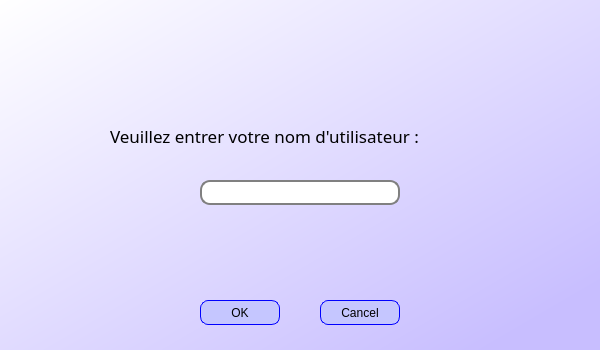
<?xml version="1.0" encoding="UTF-8"?>
<ui version="4.0">
 <class>Dialog</class>
 <widget class="QDialog" name="Dialog">
  <property name="windowModality">
   <enum>Qt::NonModal</enum>
  </property>
  <property name="geometry">
   <rect>
    <x>0</x>
    <y>0</y>
    <width>600</width>
    <height>350</height>
   </rect>
  </property>
  <property name="palette">
   <palette>
    <active>
     <colorrole role="Button">
      <brush brushstyle="LinearGradientPattern">
       <gradient startx="0.000000000000000" starty="0.000000000000000" endx="1.000000000000000" endy="1.000000000000000" type="LinearGradient" spread="PadSpread" coordinatemode="ObjectBoundingMode">
        <gradientstop position="0.000000000000000">
         <color alpha="255">
          <red>255</red>
          <green>255</green>
          <blue>255</blue>
         </color>
        </gradientstop>
        <gradientstop position="0.905028000000000">
         <color alpha="255">
          <red>200</red>
          <green>190</green>
          <blue>255</blue>
         </color>
        </gradientstop>
       </gradient>
      </brush>
     </colorrole>
     <colorrole role="Base">
      <brush brushstyle="LinearGradientPattern">
       <gradient startx="0.000000000000000" starty="0.000000000000000" endx="1.000000000000000" endy="1.000000000000000" type="LinearGradient" spread="PadSpread" coordinatemode="ObjectBoundingMode">
        <gradientstop position="0.000000000000000">
         <color alpha="255">
          <red>255</red>
          <green>255</green>
          <blue>255</blue>
         </color>
        </gradientstop>
        <gradientstop position="0.905028000000000">
         <color alpha="255">
          <red>200</red>
          <green>190</green>
          <blue>255</blue>
         </color>
        </gradientstop>
       </gradient>
      </brush>
     </colorrole>
     <colorrole role="Window">
      <brush brushstyle="LinearGradientPattern">
       <gradient startx="0.000000000000000" starty="0.000000000000000" endx="1.000000000000000" endy="1.000000000000000" type="LinearGradient" spread="PadSpread" coordinatemode="ObjectBoundingMode">
        <gradientstop position="0.000000000000000">
         <color alpha="255">
          <red>255</red>
          <green>255</green>
          <blue>255</blue>
         </color>
        </gradientstop>
        <gradientstop position="0.905028000000000">
         <color alpha="255">
          <red>200</red>
          <green>190</green>
          <blue>255</blue>
         </color>
        </gradientstop>
       </gradient>
      </brush>
     </colorrole>
     <colorrole role="Shadow">
      <brush brushstyle="SolidPattern">
       <color alpha="255">
        <red>98</red>
        <green>98</green>
        <blue>98</blue>
       </color>
      </brush>
     </colorrole>
    </active>
    <inactive>
     <colorrole role="Button">
      <brush brushstyle="LinearGradientPattern">
       <gradient startx="0.000000000000000" starty="0.000000000000000" endx="1.000000000000000" endy="1.000000000000000" type="LinearGradient" spread="PadSpread" coordinatemode="ObjectBoundingMode">
        <gradientstop position="0.000000000000000">
         <color alpha="255">
          <red>255</red>
          <green>255</green>
          <blue>255</blue>
         </color>
        </gradientstop>
        <gradientstop position="0.905028000000000">
         <color alpha="255">
          <red>200</red>
          <green>190</green>
          <blue>255</blue>
         </color>
        </gradientstop>
       </gradient>
      </brush>
     </colorrole>
     <colorrole role="Base">
      <brush brushstyle="LinearGradientPattern">
       <gradient startx="0.000000000000000" starty="0.000000000000000" endx="1.000000000000000" endy="1.000000000000000" type="LinearGradient" spread="PadSpread" coordinatemode="ObjectBoundingMode">
        <gradientstop position="0.000000000000000">
         <color alpha="255">
          <red>255</red>
          <green>255</green>
          <blue>255</blue>
         </color>
        </gradientstop>
        <gradientstop position="0.905028000000000">
         <color alpha="255">
          <red>200</red>
          <green>190</green>
          <blue>255</blue>
         </color>
        </gradientstop>
       </gradient>
      </brush>
     </colorrole>
     <colorrole role="Window">
      <brush brushstyle="LinearGradientPattern">
       <gradient startx="0.000000000000000" starty="0.000000000000000" endx="1.000000000000000" endy="1.000000000000000" type="LinearGradient" spread="PadSpread" coordinatemode="ObjectBoundingMode">
        <gradientstop position="0.000000000000000">
         <color alpha="255">
          <red>255</red>
          <green>255</green>
          <blue>255</blue>
         </color>
        </gradientstop>
        <gradientstop position="0.905028000000000">
         <color alpha="255">
          <red>200</red>
          <green>190</green>
          <blue>255</blue>
         </color>
        </gradientstop>
       </gradient>
      </brush>
     </colorrole>
     <colorrole role="Shadow">
      <brush brushstyle="SolidPattern">
       <color alpha="255">
        <red>90</red>
        <green>90</green>
        <blue>90</blue>
       </color>
      </brush>
     </colorrole>
    </inactive>
    <disabled>
     <colorrole role="Button">
      <brush brushstyle="LinearGradientPattern">
       <gradient startx="0.000000000000000" starty="0.000000000000000" endx="1.000000000000000" endy="1.000000000000000" type="LinearGradient" spread="PadSpread" coordinatemode="ObjectBoundingMode">
        <gradientstop position="0.000000000000000">
         <color alpha="255">
          <red>255</red>
          <green>255</green>
          <blue>255</blue>
         </color>
        </gradientstop>
        <gradientstop position="0.905028000000000">
         <color alpha="255">
          <red>200</red>
          <green>190</green>
          <blue>255</blue>
         </color>
        </gradientstop>
       </gradient>
      </brush>
     </colorrole>
     <colorrole role="Base">
      <brush brushstyle="LinearGradientPattern">
       <gradient startx="0.000000000000000" starty="0.000000000000000" endx="1.000000000000000" endy="1.000000000000000" type="LinearGradient" spread="PadSpread" coordinatemode="ObjectBoundingMode">
        <gradientstop position="0.000000000000000">
         <color alpha="255">
          <red>255</red>
          <green>255</green>
          <blue>255</blue>
         </color>
        </gradientstop>
        <gradientstop position="0.905028000000000">
         <color alpha="255">
          <red>200</red>
          <green>190</green>
          <blue>255</blue>
         </color>
        </gradientstop>
       </gradient>
      </brush>
     </colorrole>
     <colorrole role="Window">
      <brush brushstyle="LinearGradientPattern">
       <gradient startx="0.000000000000000" starty="0.000000000000000" endx="1.000000000000000" endy="1.000000000000000" type="LinearGradient" spread="PadSpread" coordinatemode="ObjectBoundingMode">
        <gradientstop position="0.000000000000000">
         <color alpha="255">
          <red>255</red>
          <green>255</green>
          <blue>255</blue>
         </color>
        </gradientstop>
        <gradientstop position="0.905028000000000">
         <color alpha="255">
          <red>200</red>
          <green>190</green>
          <blue>255</blue>
         </color>
        </gradientstop>
       </gradient>
      </brush>
     </colorrole>
     <colorrole role="Shadow">
      <brush brushstyle="SolidPattern">
       <color alpha="255">
        <red>100</red>
        <green>100</green>
        <blue>100</blue>
       </color>
      </brush>
     </colorrole>
    </disabled>
   </palette>
  </property>
  <property name="contextMenuPolicy">
   <enum>Qt::DefaultContextMenu</enum>
  </property>
  <property name="windowTitle">
   <string>Login</string>
  </property>
  <property name="windowIcon">
   <iconset>
    <normaloff>images/login.png</normaloff>images/login.png</iconset>
  </property>
  <property name="styleSheet">
   <string notr="true">QDialog{
background-color :qlineargradient(spread:pad, x1:0, y1:0, x2:1, y2:1, stop:0 rgba(255, 255, 255, 255), stop:0.905028 rgba(200, 190, 255, 255));} 
</string>
  </property>
  <property name="locale">
   <locale language="French" country="Belgium"/>
  </property>
  <widget class="QLineEdit" name="userNameInput">
   <property name="geometry">
    <rect>
     <x>200</x>
     <y>180</y>
     <width>200</width>
     <height>25</height>
    </rect>
   </property>
   <property name="font">
    <font>
     <family>Arial</family>
     <pointsize>10</pointsize>
    </font>
   </property>
   <property name="styleSheet">
    <string notr="true">QLineEdit {border: 2px solid gray; 
border-radius: 10px; 
padding: 0 8px; 
selection-background-color: darkgray; }</string>
   </property>
   <property name="inputMethodHints">
    <set>Qt::ImhLatinOnly</set>
   </property>
   <property name="alignment">
    <set>Qt::AlignCenter</set>
   </property>
  </widget>
  <widget class="QLabel" name="label_userName">
   <property name="geometry">
    <rect>
     <x>110</x>
     <y>100</y>
     <width>491</width>
     <height>71</height>
    </rect>
   </property>
   <property name="palette">
    <palette>
     <active>
      <colorrole role="Text">
       <brush brushstyle="SolidPattern">
        <color alpha="255">
         <red>5</red>
         <green>0</green>
         <blue>34</blue>
        </color>
       </brush>
      </colorrole>
      <colorrole role="PlaceholderText">
       <brush brushstyle="SolidPattern">
        <color alpha="128">
         <red>5</red>
         <green>0</green>
         <blue>34</blue>
        </color>
       </brush>
      </colorrole>
     </active>
     <inactive>
      <colorrole role="Text">
       <brush brushstyle="SolidPattern">
        <color alpha="255">
         <red>5</red>
         <green>0</green>
         <blue>34</blue>
        </color>
       </brush>
      </colorrole>
      <colorrole role="PlaceholderText">
       <brush brushstyle="SolidPattern">
        <color alpha="128">
         <red>5</red>
         <green>0</green>
         <blue>34</blue>
        </color>
       </brush>
      </colorrole>
     </inactive>
     <disabled>
      <colorrole role="Text">
       <brush brushstyle="SolidPattern">
        <color alpha="96">
         <red>164</red>
         <green>166</green>
         <blue>168</blue>
        </color>
       </brush>
      </colorrole>
      <colorrole role="PlaceholderText">
       <brush brushstyle="SolidPattern">
        <color alpha="128">
         <red>208</red>
         <green>208</green>
         <blue>208</blue>
        </color>
       </brush>
      </colorrole>
     </disabled>
    </palette>
   </property>
   <property name="font">
    <font>
     <family>MV Boli</family>
     <pointsize>13</pointsize>
    </font>
   </property>
   <property name="text">
    <string>Veuillez entrer votre nom d'utilisateur :</string>
   </property>
  </widget>
  <widget class="QPushButton" name="okButton">
   <property name="geometry">
    <rect>
     <x>200</x>
     <y>300</y>
     <width>80</width>
     <height>25</height>
    </rect>
   </property>
   <property name="styleSheet">
    <string notr="true">QPushButton{
background-color:rgb(197, 198, 255);
border: 1px solid blue; 
border-radius: 8px; 
padding: 0 8px; 
selection-background-color: darkgray; }</string>
   </property>
   <property name="text">
    <string>OK</string>
   </property>
  </widget>
  <widget class="QPushButton" name="cancelButton">
   <property name="geometry">
    <rect>
     <x>320</x>
     <y>300</y>
     <width>80</width>
     <height>25</height>
    </rect>
   </property>
   <property name="styleSheet">
    <string notr="true">QPushButton{
background-color:rgb(197, 198, 255);
border: 1px solid blue; 
border-radius: 8px; 
padding: 0 8px; 
selection-background-color: darkgray; }</string>
   </property>
   <property name="text">
    <string>Cancel</string>
   </property>
  </widget>
 </widget>
 <resources/>
 <connections/>
</ui>
